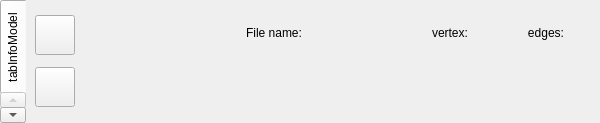
     <widget class="QTabWidget" name="tabWidgetInfoModel">
      <property name="minimumSize">
       <size>
        <width>600</width>
        <height>113</height>
       </size>
      </property>
      <property name="maximumSize">
       <size>
        <width>1100</width>
        <height>123</height>
       </size>
      </property>
      <property name="sizeIncrement">
       <size>
        <width>1</width>
        <height>0</height>
       </size>
      </property>
      <property name="styleSheet">
       <string notr="true">QTabBar {qproperty-drawBase: 0;
border-image: url(:resources/beginTab.webp) 0 0 0 0 stretch stretch;
}
</string>
      </property>
      <property name="tabPosition">
       <enum>QTabWidget::West</enum>
      </property>
      <property name="currentIndex">
       <number>0</number>
      </property>
      <property name="documentMode">
       <bool>true</bool>
      </property>
      <property name="tabsClosable">
       <bool>false</bool>
      </property>
      <widget class="QWidget" name="tabInfoModel_0">
       <attribute name="title">
        <string>tabInfoModel</string>
       </attribute>
       <layout class="QGridLayout" name="gridLayout_5">
        <item row="0" column="2">
         <spacer name="horizontalSpacer">
          <property name="orientation">
           <enum>Qt::Horizontal</enum>
          </property>
          <property name="sizeHint" stdset="0">
           <size>
            <width>40</width>
            <height>20</height>
           </size>
          </property>
         </spacer>
        </item>
        <item row="0" column="0">
         <widget class="QPushButton" name="pushButtonScreen">
          <property name="sizePolicy">
           <sizepolicy hsizetype="Expanding" vsizetype="Expanding">
            <horstretch>1</horstretch>
            <verstretch>0</verstretch>
           </sizepolicy>
          </property>
          <property name="minimumSize">
           <size>
            <width>40</width>
            <height>40</height>
           </size>
          </property>
          <property name="maximumSize">
           <size>
            <width>40</width>
            <height>40</height>
           </size>
          </property>
          <property name="styleSheet">
           <string notr="true"/>
          </property>
          <property name="text">
           <string/>
          </property>
          <property name="iconSize">
           <size>
            <width>36</width>
            <height>30</height>
           </size>
          </property>
          <property name="autoRepeatDelay">
           <number>300</number>
          </property>
          <property name="autoRepeatInterval">
           <number>3</number>
          </property>
         </widget>
        </item>
        <item row="1" column="0">
         <widget class="QPushButton" name="pushButtonGif">
          <property name="sizePolicy">
           <sizepolicy hsizetype="Expanding" vsizetype="Expanding">
            <horstretch>1</horstretch>
            <verstretch>0</verstretch>
           </sizepolicy>
          </property>
          <property name="minimumSize">
           <size>
            <width>40</width>
            <height>40</height>
           </size>
          </property>
          <property name="maximumSize">
           <size>
            <width>40</width>
            <height>40</height>
           </size>
          </property>
          <property name="styleSheet">
           <string notr="true"/>
          </property>
          <property name="text">
           <string/>
          </property>
          <property name="iconSize">
           <size>
            <width>35</width>
            <height>35</height>
           </size>
          </property>
          <property name="autoRepeat">
           <bool>false</bool>
          </property>
          <property name="autoRepeatDelay">
           <number>300</number>
          </property>
          <property name="autoRepeatInterval">
           <number>3</number>
          </property>
         </widget>
        </item>
        <item row="0" column="3" rowspan="2">
         <layout class="QGridLayout" name="gridLayout_InfoModel">
          <item row="0" column="1">
           <widget class="QLabel" name="labelTextNumberVertex">
            <property name="sizePolicy">
             <sizepolicy hsizetype="Expanding" vsizetype="Expanding">
              <horstretch>0</horstretch>
              <verstretch>0</verstretch>
             </sizepolicy>
            </property>
            <property name="minimumSize">
             <size>
              <width>90</width>
              <height>30</height>
             </size>
            </property>
            <property name="maximumSize">
             <size>
              <width>200</width>
              <height>35</height>
             </size>
            </property>
            <property name="styleSheet">
             <string notr="true"/>
            </property>
            <property name="text">
             <string>vertex:</string>
            </property>
            <property name="alignment">
             <set>Qt::AlignCenter</set>
            </property>
           </widget>
          </item>
          <item row="0" column="2">
           <widget class="QLabel" name="labelTextNumberEdges">
            <property name="sizePolicy">
             <sizepolicy hsizetype="Expanding" vsizetype="Expanding">
              <horstretch>0</horstretch>
              <verstretch>0</verstretch>
             </sizepolicy>
            </property>
            <property name="minimumSize">
             <size>
              <width>90</width>
              <height>30</height>
             </size>
            </property>
            <property name="maximumSize">
             <size>
              <width>200</width>
              <height>35</height>
             </size>
            </property>
            <property name="styleSheet">
             <string notr="true"/>
            </property>
            <property name="text">
             <string>edges:</string>
            </property>
            <property name="alignment">
             <set>Qt::AlignCenter</set>
            </property>
           </widget>
          </item>
          <item row="1" column="1">
           <widget class="QLabel" name="labelInfoNumberVertex">
            <property name="sizePolicy">
             <sizepolicy hsizetype="Expanding" vsizetype="Expanding">
              <horstretch>0</horstretch>
              <verstretch>0</verstretch>
             </sizepolicy>
            </property>
            <property name="minimumSize">
             <size>
              <width>80</width>
              <height>30</height>
             </size>
            </property>
            <property name="styleSheet">
             <string notr="true"/>
            </property>
            <property name="text">
             <string/>
            </property>
            <property name="alignment">
             <set>Qt::AlignCenter</set>
            </property>
           </widget>
          </item>
          <item row="1" column="2">
           <widget class="QLabel" name="labelInfoNumberEdges">
            <property name="sizePolicy">
             <sizepolicy hsizetype="Expanding" vsizetype="Expanding">
              <horstretch>0</horstretch>
              <verstretch>0</verstretch>
             </sizepolicy>
            </property>
            <property name="minimumSize">
             <size>
              <width>80</width>
              <height>30</height>
             </size>
            </property>
            <property name="styleSheet">
             <string notr="true"/>
            </property>
            <property name="text">
             <string/>
            </property>
            <property name="alignment">
             <set>Qt::AlignCenter</set>
            </property>
           </widget>
          </item>
          <item row="1" column="0">
           <widget class="QLabel" name="labelInfoFileName">
            <property name="sizePolicy">
             <sizepolicy hsizetype="Expanding" vsizetype="Expanding">
              <horstretch>0</horstretch>
              <verstretch>0</verstretch>
             </sizepolicy>
            </property>
            <property name="minimumSize">
             <size>
              <width>250</width>
              <height>30</height>
             </size>
            </property>
            <property name="styleSheet">
             <string notr="true"/>
            </property>
            <property name="text">
             <string/>
            </property>
            <property name="alignment">
             <set>Qt::AlignCenter</set>
            </property>
           </widget>
          </item>
          <item row="0" column="0">
           <widget class="QLabel" name="labelTextFileName">
            <property name="sizePolicy">
             <sizepolicy hsizetype="Expanding" vsizetype="Expanding">
              <horstretch>0</horstretch>
              <verstretch>0</verstretch>
             </sizepolicy>
            </property>
            <property name="minimumSize">
             <size>
              <width>250</width>
              <height>30</height>
             </size>
            </property>
            <property name="maximumSize">
             <size>
              <width>400</width>
              <height>35</height>
             </size>
            </property>
            <property name="layoutDirection">
             <enum>Qt::RightToLeft</enum>
            </property>
            <property name="styleSheet">
             <string notr="true"/>
            </property>
            <property name="text">
             <string>File name:</string>
            </property>
            <property name="alignment">
             <set>Qt::AlignCenter</set>
            </property>
           </widget>
          </item>
         </layout>
        </item>
        <item row="1" column="2">
         <spacer name="horizontalSpacer_2">
          <property name="orientation">
           <enum>Qt::Horizontal</enum>
          </property>
          <property name="sizeHint" stdset="0">
           <size>
            <width>40</width>
            <height>20</height>
           </size>
          </property>
         </spacer>
        </item>
        <item row="1" column="1">
         <widget class="QLabel" name="labelGifTimer">
          <property name="enabled">
           <bool>false</bool>
          </property>
          <property name="minimumSize">
           <size>
            <width>20</width>
            <height>20</height>
           </size>
          </property>
          <property name="maximumSize">
           <size>
            <width>20</width>
            <height>20</height>
           </size>
          </property>
          <property name="styleSheet">
           <string notr="true">color:rgb(243, 238, 82);</string>
          </property>
          <property name="text">
           <string/>
          </property>
         </widget>
        </item>
       </layout>
      </widget>
      <widget class="QWidget" name="tabInfoModel_1">
       <attribute name="title">
        <string>tabInfoBegin</string>
       </attribute>
      </widget>
     </widget>
